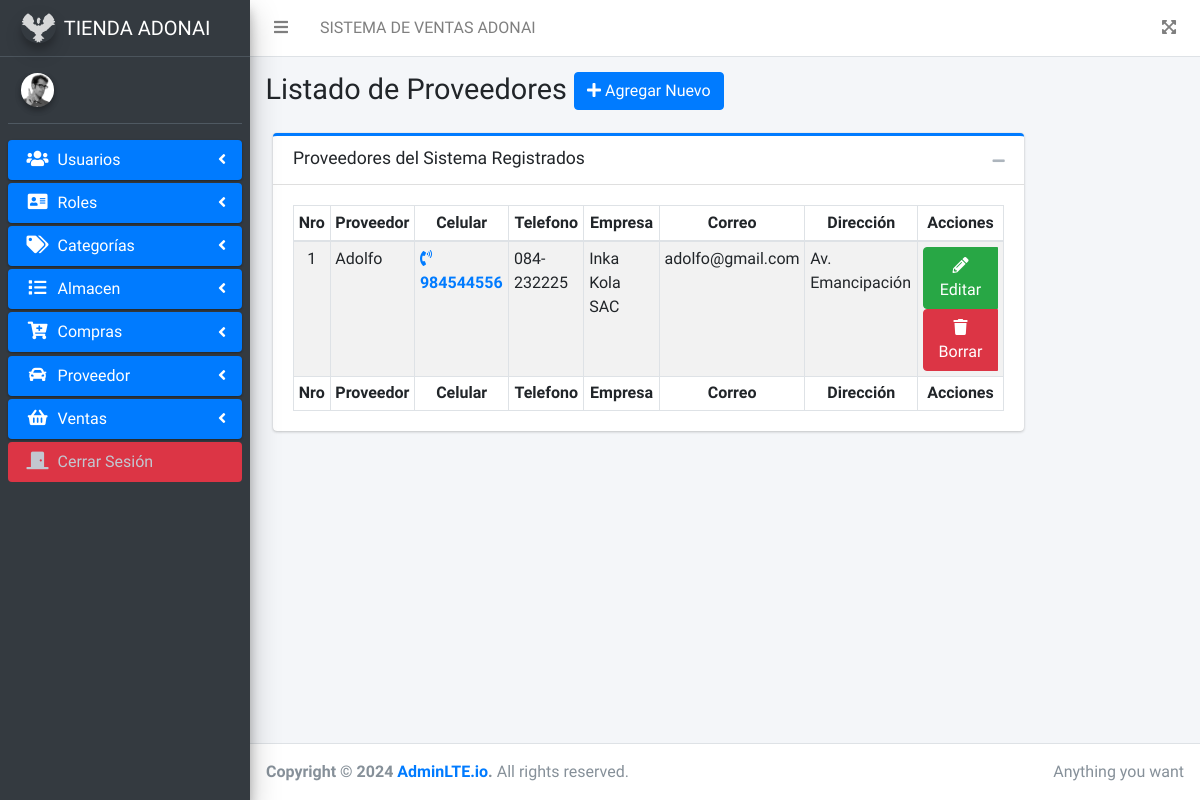
The page /proveedores/index.php (signed in) on the database its author committed.
### tables this page shows
CREATE TABLE tb_proveedor (
id_proveedor INT AUTO_INCREMENT NOT NULL,
proveedor VARCHAR(255) NOT NULL,
celular VARCHAR(50) NULL,
telefono VARCHAR(50) NULL,
empresa VARCHAR(255) NOT NULL,
correo VARCHAR(50) NULL,
direccion VARCHAR(255) NOT NULL,
fecha_creacion DATETIME,
fecha_actualizacion DATETIME,
PRIMARY KEY(id_proveedor));

### app/controllers/proveedores/lista-proveedores.php (called while the page is built)
<?php
$sql_proveedores = "SELECT * FROM tb_proveedor";
$query_proveedores = $pdo->prepare($sql_proveedores);
$query_proveedores->execute();
$tabla_proveedores = $query_proveedores->fetchAll(PDO::FETCH_ASSOC);
?>

### proveedores/index.php (the view, shortened to what this page needs)
<?php
include '../app/config/conexion.php';
include '../layout/part1.php';
include '../app/controllers/proveedores/lista-proveedores.php';
?>
<div class="content-wrapper">
    <div class="content-header">
        <div class="container-fluid">
            <div class="row mb-2">
                <div class="col-sm-12">
                    <h1 class="m-0">Listado de Proveedores
                        <button type="button" class="btn btn-primary" data-toggle="modal" data-target="#modal-create">
                            <i class="fa fa-plus"></i> Agregar Nuevo
                        </button>
                    </h1>
                </div>
            </div>
        </div>
    </div>
    <div class="content">
        <div class="container-fluid">
            <div class="col-md-10">
                <div class="card card-outline card-primary">
                    <div class="card-header">
                        <h3 class="card-title">Proveedores del Sistema Registrados</h3>
                        <div class="card-tools">
                            <button type="button" class="btn btn-tool" data-card-widget="collapse"><i class="fas fa-minus"></i>
                            </button>
                        </div>
                    </div>
                    <div class="card-body" style="display: block;">
                        <table id="tabla_proveedores" class="table table-bordered table-hover table-striped table-sm">
                            <thead>
                                <tr>
                                    <th><center>Nro</center></th>
                                    <th><center>Proveedor</center></th>
                                    <th><center>Celular</center></th>
                                    <th><center>Telefono</center></th>
                                    <th><center>Empresa</center></th>
                                    <th><center>Correo</center></th>
                                    <th><center>Dirección</center></th>
                                    <th><center>Acciones</center></th>
                                </tr>
                            </thead>
                            <tbody>
                                <?php
                                $cont = 0;
                                foreach ($tabla_proveedores as $tabla_proveedor) {
                                    $id_proveedor =  $tabla_proveedor['id_proveedor'];
                                    $proveedor =  $tabla_proveedor['proveedor']; ?>
                                    <tr>
                                        <td>
                                            <center><?php echo $cont += 1; ?></center>
                                        </td>
                                        <td><?php echo $tabla_proveedor['proveedor']; ?></td>
                                        <td>
                                            <a href="https://wa.me/51<?= $tabla_proveedor['celular']; ?>" class="" target="_blank" style="font-weight: bold;"><i class="fa fa-phone-volume"></i> <?php echo $tabla_proveedor['celular']; ?></a>
                                        </td>
                                        <td><?php echo $tabla_proveedor['telefono']; ?></td>
                                        <td><?php echo $tabla_proveedor['empresa']; ?></td>
                                        <td><?php echo $tabla_proveedor['correo']; ?></td>
                                        <td><?php echo $tabla_proveedor['direccion']; ?></td>
                                        <td>
                                            <center>
                                                <div class="btn-group">
                                                    <button type="button" class="btn btn-success" data-toggle="modal" data-target="#modal-update<?php echo $id_proveedor; ?>">
                                                        <i class="fa fa-pencil-alt"></i> Editar
                                                    </button>
                                                </div>
                                                <div class="btn-group">
                                                    <button type="button" class="btn btn-danger" data-toggle="modal" data-target="#modal-delete<?php echo $id_proveedor; ?>">
                                                        <i class="fa fa-trash"></i> Borrar
                                                    </button>
                                                </div>
                                            </center>
                                        </td>
                                    </tr>
                                <?php
                                }
                                ?>
                            </tbody>
                            <tfoot>
                                <tr>
                                    <th><center>Nro</center></th>
                                    <th><center>Proveedor</center></th>
                                    <th><center>Celular</center></th>
                                    <th><center>Telefono</center></th>
                                    <th><center>Empresa</center></th>
                                    <th><center>Correo</center></th>
                                    <th><center>Dirección</center></th>
                                    <th><center>Acciones</center></th>
                                </tr>
                            </tfoot>
                        </table>
                    </div>
                </div>
            </div>
        </div>
    </div>
</div>
<?php include '../layout/part2.php'; ?>

### rows shown on the page
tb_proveedor: proveedor "Adolfo", celular "984544556", telefono "084-232225", empresa "Inka Kola SAC", correo "adolfo@gmail.com", direccion "Av. Emancipación"
